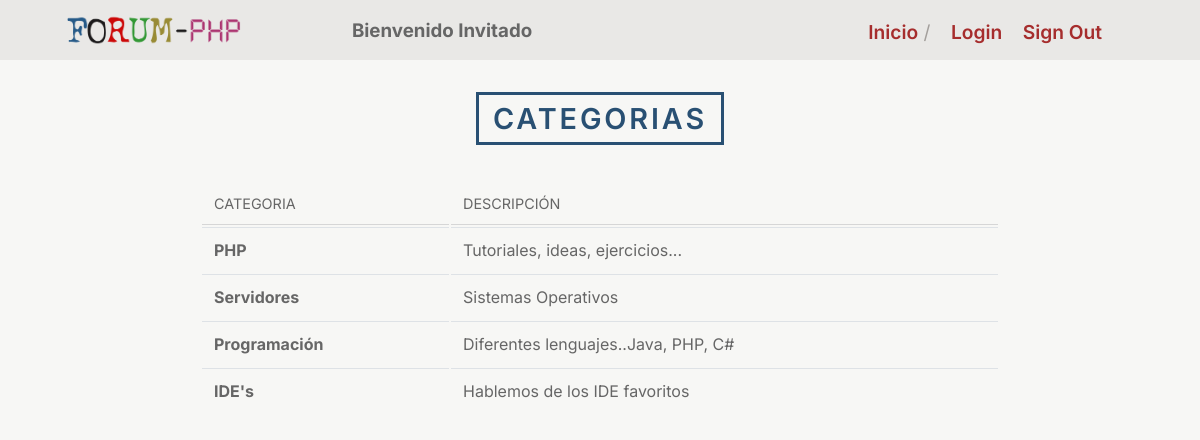
Before: /indexCategory.php with the older database file.
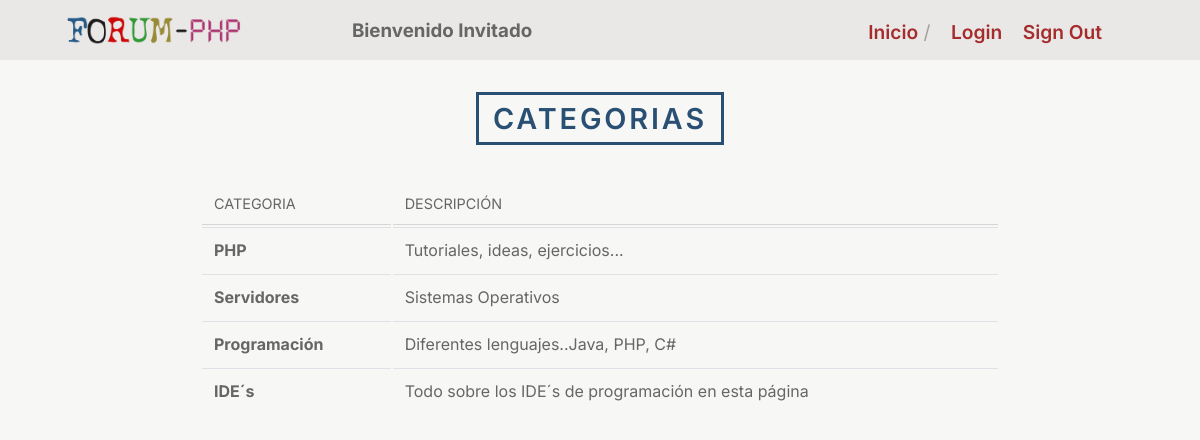
After: the same page with the newer database file.
### tables this page shows
CREATE TABLE `categories` (
  `cat_id` int(8) NOT NULL,
  `cat_name` varchar(50) NOT NULL,
  `cat_description` varchar(200) NOT NULL
);

### controller/category_controller.php (called while the page is built, shortened)
<?php
require_once('./domain/Conecction.php');
require_once('./domain/Category.php');
function iniCategory()
{
  $conection = new Conecction();
  $dbh = $conection->getConection();
  include('view/header_view.php');
  $categories = new Category();
  $resultado = $categories->getCategories($dbh);
  include('model/listcategory_model.php');
  listCategory($dbh, $resultado);
}

### domain/Category.php (called while the page is built, shortened)
<?php
class Category
{
  public function getCategories($dbh)
  {
    try {
      $stmt = $dbh->prepare("SELECT cat_id, cat_name, cat_description FROM categories");
      $stmt->execute();
      $resultado = $stmt->fetchAll(PDO::FETCH_ASSOC);
      return $resultado;
    } catch (PDOException $e) {
      echo "ERROR: " . $e->getMessage();
      redirect('errorpagePDO_view.php');
    }
  }
}
?>

### view/MemberCategory_view.php (the view, shortened to what this page needs)
<tr>
  <td><a href="indexTopics.php?id=<?= $category['cat_id'] ?>"><strong>
        <?= $category['cat_name'] ?>
      </strong></a></td>
  <td>
    <?= $category['cat_description'] ?>
  </td>
</tr>

### model/listcategory_model.php (shortened to what this page needs)
<?php
function listCategory($dbh, $resultado)
{
  ?>
  <main class="container" id="content">
    <section class="header">
      <h1>Categorias</h1>
    </section>
    <table class="categories">
      <tr>
        <th>Categoria</th>
        <th>Descripción</th>
        <?php
        foreach ($resultado as $category) {
          include('./view/MemberCategory_view.php');
        }
        ?>
  </main>
  <?php
}
?>

Changed rows visible on the page:
removed categories: cat_name "IDE's", cat_description "Hablemos de los IDE favoritos"
added categories: cat_name "IDE´s", cat_description "Todo sobre los IDE´s de programación en esta página"
